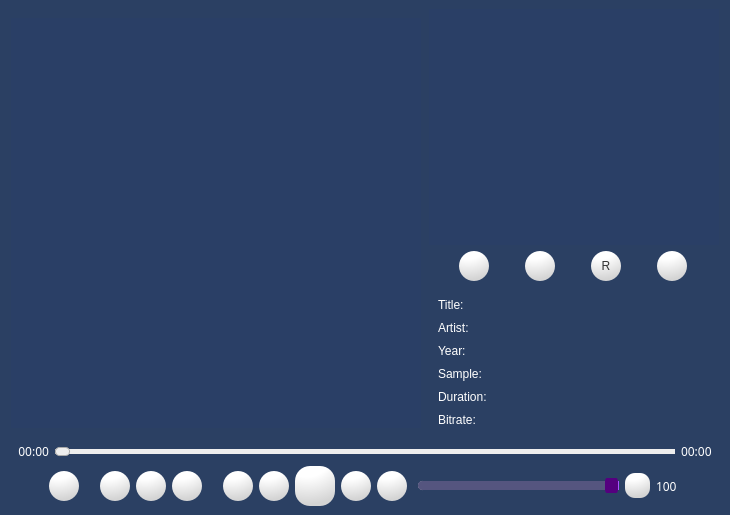
<?xml version="1.0" encoding="UTF-8"?>
<ui version="4.0">
 <class>MrPlayer</class>
 <widget class="QMainWindow" name="MrPlayer">
  <property name="geometry">
   <rect>
    <x>0</x>
    <y>0</y>
    <width>730</width>
    <height>515</height>
   </rect>
  </property>
  <property name="sizePolicy">
   <sizepolicy hsizetype="Preferred" vsizetype="Preferred">
    <horstretch>0</horstretch>
    <verstretch>0</verstretch>
   </sizepolicy>
  </property>
  <property name="windowTitle">
   <string>Mr. Player</string>
  </property>
  <property name="windowIcon">
   <iconset>
    <normaloff>icon/PyMediaPlayer.png</normaloff>icon/PyMediaPlayer.png</iconset>
  </property>
  <property name="styleSheet">
   <string notr="true">background-color: rgb(43, 64, 99);
color: rgb(255, 255, 255);</string>
  </property>
  <widget class="QWidget" name="centralwidget">
   <property name="sizePolicy">
    <sizepolicy hsizetype="Preferred" vsizetype="Preferred">
     <horstretch>0</horstretch>
     <verstretch>0</verstretch>
    </sizepolicy>
   </property>
   <layout class="QVBoxLayout" name="verticalLayout_3">
    <item>
     <layout class="QVBoxLayout" name="verticalLayoutFullApp">
      <item>
       <layout class="QHBoxLayout" name="horizontalLayoutUpper">
        <item>
         <widget class="QLabel" name="ThumbnailView">
          <property name="minimumSize">
           <size>
            <width>410</width>
            <height>410</height>
           </size>
          </property>
          <property name="maximumSize">
           <size>
            <width>410</width>
            <height>410</height>
           </size>
          </property>
          <property name="font">
           <font>
            <family>Tw Cen MT</family>
            <pointsize>16</pointsize>
           </font>
          </property>
          <property name="toolTip">
           <string>Song Album Art</string>
          </property>
          <property name="styleSheet">
           <string notr="true">background:rgba(12,12,233,0.02);
color:rgba(0,0,0,0.2);
border:none;
opacity:0.1;</string>
          </property>
          <property name="text">
           <string>&lt;html&gt;&lt;head/&gt;&lt;body&gt;&lt;p&gt;&lt;br/&gt;&lt;/p&gt;&lt;/body&gt;&lt;/html&gt;</string>
          </property>
          <property name="textFormat">
           <enum>Qt::RichText</enum>
          </property>
          <property name="scaledContents">
           <bool>true</bool>
          </property>
          <property name="alignment">
           <set>Qt::AlignCenter</set>
          </property>
          <property name="wordWrap">
           <bool>true</bool>
          </property>
         </widget>
        </item>
        <item>
         <layout class="QVBoxLayout" name="verticalLayout">
          <item>
           <widget class="QListView" name="PlaylistView">
            <property name="maximumSize">
             <size>
              <width>290</width>
              <height>260</height>
             </size>
            </property>
            <property name="font">
             <font>
              <pointsize>9</pointsize>
             </font>
            </property>
            <property name="acceptDrops">
             <bool>true</bool>
            </property>
            <property name="toolTip">
             <string>Playlist - Drag and drop songs here to play them
Double click a song to remove it</string>
            </property>
            <property name="autoFillBackground">
             <bool>false</bool>
            </property>
            <property name="styleSheet">
             <string notr="true">QListView{
background-color:rgba(12,12,233,0.02);
border:none;
}
QToolTip { 
background-color: white; 
color:rgba(0,0,0,0.9); 
 border: black solid 1px
 }</string>
            </property>
            <property name="dragEnabled">
             <bool>true</bool>
            </property>
            <property name="dragDropMode">
             <enum>QAbstractItemView::DragDrop</enum>
            </property>
            <property name="alternatingRowColors">
             <bool>true</bool>
            </property>
            <property name="verticalScrollMode">
             <enum>QAbstractItemView::ScrollPerItem</enum>
            </property>
           </widget>
          </item>
          <item>
           <layout class="QHBoxLayout" name="horizontalLayoutPlaylistbuttons">
            <item>
             <widget class="QPushButton" name="OpenPlaylistButton">
              <property name="sizePolicy">
               <sizepolicy hsizetype="Fixed" vsizetype="Fixed">
                <horstretch>0</horstretch>
                <verstretch>0</verstretch>
               </sizepolicy>
              </property>
              <property name="toolTip">
               <string>Open Playlist file</string>
              </property>
              <property name="styleSheet">
               <string notr="true">QPushButton{
color: #333;
background: qradialgradient(cx: 0.3, cy: -0.4, fx: 0.3, fy: -0.4, radius: 1.35, stop:0.5 #fff, stop: 1 #d4d4d4);
width: 30px; 
height: 30px;
border-radius: 15px;
}

QPushButton:pressed{
background: qradialgradient(cx: 0.4, cy: -0.1, fx: 0.4, fy: -0.1, radius: 1.35, stop:1 #fff, stop: 0.4 #ddd);
}
</string>
              </property>
              <property name="text">
               <string/>
              </property>
              <property name="icon">
               <iconset>
                <normaloff>icon/open-playlist.png</normaloff>icon/open-playlist.png</iconset>
              </property>
              <property name="iconSize">
               <size>
                <width>20</width>
                <height>20</height>
               </size>
              </property>
             </widget>
            </item>
            <item>
             <widget class="QPushButton" name="EmptyPlaylistButton">
              <property name="sizePolicy">
               <sizepolicy hsizetype="Fixed" vsizetype="Fixed">
                <horstretch>0</horstretch>
                <verstretch>0</verstretch>
               </sizepolicy>
              </property>
              <property name="toolTip">
               <string>Empty current Playlist</string>
              </property>
              <property name="styleSheet">
               <string notr="true">QPushButton{
color: #333;
background: qradialgradient(cx: 0.3, cy: -0.4, fx: 0.3, fy: -0.4, radius: 1.35, stop:0.5 #fff, stop: 1 #d4d4d4);
width: 30px; 
height: 30px;
border-radius: 15px;
}

QPushButton:pressed{
background: qradialgradient(cx: 0.4, cy: -0.1, fx: 0.4, fy: -0.1, radius: 1.35, stop:1 #fff, stop: 0.4 #ddd);
}
</string>
              </property>
              <property name="text">
               <string/>
              </property>
              <property name="icon">
               <iconset>
                <normaloff>icon/empty-playlist.png</normaloff>icon/empty-playlist.png</iconset>
              </property>
              <property name="iconSize">
               <size>
                <width>20</width>
                <height>20</height>
               </size>
              </property>
             </widget>
            </item>
            <item>
             <widget class="QPushButton" name="RecommendButton">
              <property name="sizePolicy">
               <sizepolicy hsizetype="Fixed" vsizetype="Fixed">
                <horstretch>0</horstretch>
                <verstretch>0</verstretch>
               </sizepolicy>
              </property>
              <property name="styleSheet">
               <string notr="true">QPushButton{
color: #333;
background: qradialgradient(cx: 0.3, cy: -0.4, fx: 0.3, fy: -0.4, radius: 1.35, stop:0.5 #fff, stop: 1 #d4d4d4);
width: 30px; 
height: 30px;
border-radius: 15px;
}

QPushButton:pressed{
background: qradialgradient(cx: 0.4, cy: -0.1, fx: 0.4, fy: -0.1, radius: 1.35, stop:1 #fff, stop: 0.4 #ddd);
}
</string>
              </property>
              <property name="text">
               <string>R</string>
              </property>
             </widget>
            </item>
            <item>
             <widget class="QPushButton" name="SavePlaylistButton">
              <property name="sizePolicy">
               <sizepolicy hsizetype="Fixed" vsizetype="Fixed">
                <horstretch>0</horstretch>
                <verstretch>0</verstretch>
               </sizepolicy>
              </property>
              <property name="toolTip">
               <string>Save current Playlist</string>
              </property>
              <property name="styleSheet">
               <string notr="true">QPushButton{
color: #333;
background: qradialgradient(cx: 0.3, cy: -0.4, fx: 0.3, fy: -0.4, radius: 1.35, stop:0.5 #fff, stop: 1 #d4d4d4);
width: 30px; 
height: 30px;
border-radius: 15px;
}

QPushButton:pressed{
background: qradialgradient(cx: 0.4, cy: -0.1, fx: 0.4, fy: -0.1, radius: 1.35, stop:1 #fff, stop: 0.4 #ddd);
}
</string>
              </property>
              <property name="text">
               <string/>
              </property>
              <property name="icon">
               <iconset>
                <normaloff>icon/save-playlist.png</normaloff>icon/save-playlist.png</iconset>
              </property>
              <property name="iconSize">
               <size>
                <width>20</width>
                <height>20</height>
               </size>
              </property>
             </widget>
            </item>
           </layout>
          </item>
          <item>
           <widget class="QScrollArea" name="scrollArea">
            <property name="sizePolicy">
             <sizepolicy hsizetype="Preferred" vsizetype="Preferred">
              <horstretch>0</horstretch>
              <verstretch>0</verstretch>
             </sizepolicy>
            </property>
            <property name="minimumSize">
             <size>
              <width>0</width>
              <height>150</height>
             </size>
            </property>
            <property name="styleSheet">
             <string notr="true">border: none;</string>
            </property>
            <property name="verticalScrollBarPolicy">
             <enum>Qt::ScrollBarAlwaysOff</enum>
            </property>
            <property name="sizeAdjustPolicy">
             <enum>QAbstractScrollArea::AdjustToContents</enum>
            </property>
            <property name="widgetResizable">
             <bool>true</bool>
            </property>
            <widget class="QWidget" name="scrollAreaWidgetContents">
             <property name="geometry">
              <rect>
               <x>0</x>
               <y>0</y>
               <width>290</width>
               <height>150</height>
              </rect>
             </property>
             <layout class="QVBoxLayout" name="verticalLayout_2">
              <item>
               <layout class="QGridLayout" name="gridLayout">
                <item row="2" column="0">
                 <widget class="QLabel" name="DateLabel">
                  <property name="sizePolicy">
                   <sizepolicy hsizetype="Fixed" vsizetype="Preferred">
                    <horstretch>0</horstretch>
                    <verstretch>0</verstretch>
                   </sizepolicy>
                  </property>
                  <property name="text">
                   <string>Year:</string>
                  </property>
                 </widget>
                </item>
                <item row="5" column="1">
                 <widget class="QLabel" name="BitrateInput">
                  <property name="toolTip">
                   <string>Song Bitrate</string>
                  </property>
                  <property name="text">
                   <string/>
                  </property>
                 </widget>
                </item>
                <item row="1" column="0">
                 <widget class="QLabel" name="ArtistLabel">
                  <property name="sizePolicy">
                   <sizepolicy hsizetype="Fixed" vsizetype="Preferred">
                    <horstretch>0</horstretch>
                    <verstretch>0</verstretch>
                   </sizepolicy>
                  </property>
                  <property name="text">
                   <string>Artist:</string>
                  </property>
                 </widget>
                </item>
                <item row="0" column="1">
                 <widget class="QLabel" name="TitleInput">
                  <property name="sizePolicy">
                   <sizepolicy hsizetype="Preferred" vsizetype="Preferred">
                    <horstretch>0</horstretch>
                    <verstretch>0</verstretch>
                   </sizepolicy>
                  </property>
                  <property name="toolTip">
                   <string>Song Title</string>
                  </property>
                  <property name="text">
                   <string/>
                  </property>
                  <property name="wordWrap">
                   <bool>false</bool>
                  </property>
                 </widget>
                </item>
                <item row="4" column="1">
                 <widget class="QLabel" name="DurationInput">
                  <property name="toolTip">
                   <string>Song Length</string>
                  </property>
                  <property name="text">
                   <string/>
                  </property>
                 </widget>
                </item>
                <item row="3" column="1">
                 <widget class="QLabel" name="SampleRateInput">
                  <property name="toolTip">
                   <string>Song Sample Rate</string>
                  </property>
                  <property name="text">
                   <string/>
                  </property>
                 </widget>
                </item>
                <item row="4" column="0">
                 <widget class="QLabel" name="DurationLabel">
                  <property name="sizePolicy">
                   <sizepolicy hsizetype="Fixed" vsizetype="Preferred">
                    <horstretch>0</horstretch>
                    <verstretch>0</verstretch>
                   </sizepolicy>
                  </property>
                  <property name="text">
                   <string>Duration:</string>
                  </property>
                 </widget>
                </item>
                <item row="5" column="0">
                 <widget class="QLabel" name="BitrateLabel">
                  <property name="sizePolicy">
                   <sizepolicy hsizetype="Fixed" vsizetype="Preferred">
                    <horstretch>0</horstretch>
                    <verstretch>0</verstretch>
                   </sizepolicy>
                  </property>
                  <property name="text">
                   <string>Bitrate:</string>
                  </property>
                 </widget>
                </item>
                <item row="2" column="1">
                 <widget class="QLabel" name="DateInput">
                  <property name="toolTip">
                   <string>Year of Release</string>
                  </property>
                  <property name="text">
                   <string/>
                  </property>
                 </widget>
                </item>
                <item row="1" column="1">
                 <widget class="QLabel" name="ArtistInput">
                  <property name="toolTip">
                   <string>Song Artist</string>
                  </property>
                  <property name="text">
                   <string/>
                  </property>
                 </widget>
                </item>
                <item row="0" column="0">
                 <widget class="QLabel" name="TitleLabel">
                  <property name="sizePolicy">
                   <sizepolicy hsizetype="Fixed" vsizetype="Preferred">
                    <horstretch>0</horstretch>
                    <verstretch>0</verstretch>
                   </sizepolicy>
                  </property>
                  <property name="text">
                   <string>Title:</string>
                  </property>
                 </widget>
                </item>
                <item row="3" column="0">
                 <widget class="QLabel" name="SizeLabel">
                  <property name="sizePolicy">
                   <sizepolicy hsizetype="Fixed" vsizetype="Preferred">
                    <horstretch>0</horstretch>
                    <verstretch>0</verstretch>
                   </sizepolicy>
                  </property>
                  <property name="text">
                   <string>Sample:</string>
                  </property>
                 </widget>
                </item>
               </layout>
              </item>
             </layout>
            </widget>
           </widget>
          </item>
         </layout>
        </item>
       </layout>
      </item>
      <item>
       <layout class="QVBoxLayout" name="verticalLayoutBottomPanel">
        <item>
         <layout class="QHBoxLayout" name="horizontalLayoutTimePanel">
          <item>
           <widget class="QLabel" name="ElaspedTimeDisplay">
            <property name="minimumSize">
             <size>
              <width>40</width>
              <height>0</height>
             </size>
            </property>
            <property name="maximumSize">
             <size>
              <width>40</width>
              <height>16777215</height>
             </size>
            </property>
            <property name="font">
             <font>
              <family>Bahnschrift SemiLight</family>
              <pointsize>9</pointsize>
             </font>
            </property>
            <property name="toolTip">
             <string>Elasped Time</string>
            </property>
            <property name="text">
             <string>00:00</string>
            </property>
            <property name="alignment">
             <set>Qt::AlignRight|Qt::AlignTrailing|Qt::AlignVCenter</set>
            </property>
           </widget>
          </item>
          <item>
           <widget class="QSlider" name="TimeSlider">
            <property name="enabled">
             <bool>false</bool>
            </property>
            <property name="mouseTracking">
             <bool>true</bool>
            </property>
            <property name="toolTip">
             <string>Track Seek</string>
            </property>
            <property name="styleSheet">
             <string notr="true">QSlider::groove:horizontal {
background: white;
height: 5px;
}

QSlider::sub-page:horizontal {
background: qlineargradient(x1: 0, y1: 0,    x2: 0, y2: 1,
    stop: 0 #66e, stop: 1 #bbf);
background: qlineargradient(x1: 0, y1: 0.2, x2: 1, y2: 1,
    stop: 0 #bbf, stop: 1 #55f);
height: 5px;
}

QSlider::add-page:horizontal {
background: qlineargradient(x1: 0, y1: 0,    x2: 0, y2: 1,
     stop:0.5 #fff, stop: 1 #d4d4d4);
height: 5px;
}

QSlider::handle:horizontal {
background: qlineargradient(x1:0, y1:0, x2:1, y2:1,
    stop:0 #52307c, stop: 1 #ece6ff);
width: 13px;
margin-top: -2px;
margin-bottom: -2px;
border-radius: 4px;
}

QSlider::handle:horizontal:hover {
background: qlineargradient(x1:0, y1:0, x2:1, y2:1,
    stop:0 #bca0dc, stop:1 #e0d6ff);
}

QSlider::sub-page:horizontal:disabled {
background: #bbb;
border-color: #999;
}

QSlider::add-page:horizontal:disabled {
background: #eee;
border-color: #999;
}

QSlider::handle:horizontal:disabled {
background: #eee;
border: 1px solid #aaa;
border-radius: 4px;
}</string>
            </property>
            <property name="pageStep">
             <number>10</number>
            </property>
            <property name="sliderPosition">
             <number>0</number>
            </property>
            <property name="orientation">
             <enum>Qt::Horizontal</enum>
            </property>
            <property name="invertedControls">
             <bool>false</bool>
            </property>
           </widget>
          </item>
          <item>
           <widget class="QLabel" name="RemainingTimeDisplay">
            <property name="minimumSize">
             <size>
              <width>40</width>
              <height>0</height>
             </size>
            </property>
            <property name="maximumSize">
             <size>
              <width>40</width>
              <height>16777215</height>
             </size>
            </property>
            <property name="font">
             <font>
              <family>Bahnschrift SemiLight</family>
              <pointsize>9</pointsize>
             </font>
            </property>
            <property name="toolTip">
             <string>&lt;html&gt;&lt;head/&gt;&lt;body&gt;&lt;p&gt;Total Time&lt;/p&gt;&lt;/body&gt;&lt;/html&gt;</string>
            </property>
            <property name="text">
             <string>00:00</string>
            </property>
            <property name="alignment">
             <set>Qt::AlignLeading|Qt::AlignLeft|Qt::AlignVCenter</set>
            </property>
           </widget>
          </item>
         </layout>
        </item>
        <item>
         <layout class="QHBoxLayout" name="horizontalLayoutControls">
          <item>
           <layout class="QHBoxLayout" name="horizontalLayout_2">
            <item>
             <spacer name="horizontalSpacer_3">
              <property name="orientation">
               <enum>Qt::Horizontal</enum>
              </property>
              <property name="sizeType">
               <enum>QSizePolicy::Fixed</enum>
              </property>
              <property name="sizeHint" stdset="0">
               <size>
                <width>40</width>
                <height>20</height>
               </size>
              </property>
             </spacer>
            </item>
            <item>
             <widget class="QPushButton" name="OpenFiles">
              <property name="sizePolicy">
               <sizepolicy hsizetype="Fixed" vsizetype="Fixed">
                <horstretch>0</horstretch>
                <verstretch>0</verstretch>
               </sizepolicy>
              </property>
              <property name="toolTip">
               <string>&lt;html&gt;&lt;head/&gt;&lt;body&gt;&lt;p&gt;Open Songs&lt;/p&gt;&lt;p&gt;Shortcut: Alt+O&lt;/p&gt;&lt;/body&gt;&lt;/html&gt;</string>
              </property>
              <property name="styleSheet">
               <string notr="true">QPushButton{
color: #333;
background: qradialgradient(cx: 0.3, cy: -0.4, fx: 0.3, fy: -0.4, radius: 1.35, stop:0.5 #fff, stop: 1 #d4d4d4);
width: 30px; 
height: 30px;
border-radius: 15px;
}

QPushButton:pressed{
background: qradialgradient(cx: 0.4, cy: -0.1, fx: 0.4, fy: -0.1, radius: 1.35, stop:1 #fff, stop: 0.4 #ddd);
}
</string>
              </property>
              <property name="text">
               <string/>
              </property>
              <property name="icon">
               <iconset>
                <normaloff>icon/open-folder.png</normaloff>icon/open-folder.png</iconset>
              </property>
              <property name="iconSize">
               <size>
                <width>20</width>
                <height>20</height>
               </size>
              </property>
              <property name="shortcut">
               <string>Alt+O</string>
              </property>
             </widget>
            </item>
            <item>
             <spacer name="horizontalSpacer_5">
              <property name="orientation">
               <enum>Qt::Horizontal</enum>
              </property>
              <property name="sizeType">
               <enum>QSizePolicy::Fixed</enum>
              </property>
              <property name="sizeHint" stdset="0">
               <size>
                <width>15</width>
                <height>20</height>
               </size>
              </property>
             </spacer>
            </item>
            <item>
             <widget class="QPushButton" name="ShuffleButton">
              <property name="sizePolicy">
               <sizepolicy hsizetype="Fixed" vsizetype="Fixed">
                <horstretch>0</horstretch>
                <verstretch>0</verstretch>
               </sizepolicy>
              </property>
              <property name="toolTip">
               <string>Shuffle Mode is Off
Shortcut: Alt+S</string>
              </property>
              <property name="styleSheet">
               <string notr="true">QPushButton{
color: #333;
background: qradialgradient(cx: 0.3, cy: -0.4, fx: 0.3, fy: -0.4, radius: 1.35, stop:0.5 #fff, stop: 1 #d4d4d4);
width: 30px; 
height: 30px;
border-radius: 15px;
}

QPushButton:pressed{
background: qradialgradient(cx: 0.4, cy: -0.1, fx: 0.4, fy: -0.1, radius: 1.35, stop:1 #fff, stop: 0.4 #ddd);
}
</string>
              </property>
              <property name="text">
               <string/>
              </property>
              <property name="icon">
               <iconset>
                <normaloff>icon/shuffle-off.png</normaloff>icon/shuffle-off.png</iconset>
              </property>
              <property name="shortcut">
               <string>Alt+S</string>
              </property>
             </widget>
            </item>
            <item>
             <widget class="QPushButton" name="RepeatButton">
              <property name="sizePolicy">
               <sizepolicy hsizetype="Fixed" vsizetype="Fixed">
                <horstretch>0</horstretch>
                <verstretch>0</verstretch>
               </sizepolicy>
              </property>
              <property name="toolTip">
               <string>Repeat Mode - Stop if the Queue ends
Shortcut: Alt+R</string>
              </property>
              <property name="styleSheet">
               <string notr="true">QPushButton{
color: #333;
background: qradialgradient(cx: 0.3, cy: -0.4, fx: 0.3, fy: -0.4, radius: 1.35, stop:0.5 #fff, stop: 1 #d4d4d4);
width: 30px; 
height: 30px;
border-radius: 15px;
}

QPushButton:pressed{
background: qradialgradient(cx: 0.4, cy: -0.1, fx: 0.4, fy: -0.1, radius: 1.35, stop:1 #fff, stop: 0.4 #ddd);
}
</string>
              </property>
              <property name="text">
               <string/>
              </property>
              <property name="icon">
               <iconset>
                <normaloff>icon/repeat-all.png</normaloff>icon/repeat-all.png</iconset>
              </property>
              <property name="shortcut">
               <string>Alt+R</string>
              </property>
             </widget>
            </item>
            <item>
             <widget class="QPushButton" name="StopButton">
              <property name="sizePolicy">
               <sizepolicy hsizetype="Fixed" vsizetype="Fixed">
                <horstretch>0</horstretch>
                <verstretch>0</verstretch>
               </sizepolicy>
              </property>
              <property name="toolTip">
               <string>Stop
Shortcut: Alt+X</string>
              </property>
              <property name="styleSheet">
               <string notr="true">QPushButton{
color: #333;
background: qradialgradient(cx: 0.3, cy: -0.4, fx: 0.3, fy: -0.4, radius: 1.35, stop:0.5 #fff, stop: 1 #d4d4d4);
width: 30px; 
height: 30px;
border-radius: 15px;
}

QPushButton:pressed{
background: qradialgradient(cx: 0.4, cy: -0.1, fx: 0.4, fy: -0.1, radius: 1.35, stop:1 #fff, stop: 0.4 #ddd);
}
</string>
              </property>
              <property name="text">
               <string/>
              </property>
              <property name="icon">
               <iconset>
                <normaloff>icon/stop.png</normaloff>icon/stop.png</iconset>
              </property>
              <property name="shortcut">
               <string>Alt+X</string>
              </property>
             </widget>
            </item>
           </layout>
          </item>
          <item>
           <spacer name="horizontalSpacer_2">
            <property name="orientation">
             <enum>Qt::Horizontal</enum>
            </property>
            <property name="sizeType">
             <enum>QSizePolicy::Fixed</enum>
            </property>
            <property name="sizeHint" stdset="0">
             <size>
              <width>15</width>
              <height>20</height>
             </size>
            </property>
           </spacer>
          </item>
          <item>
           <layout class="QHBoxLayout" name="horizontalLayout">
            <item>
             <widget class="QPushButton" name="PreviousButton">
              <property name="sizePolicy">
               <sizepolicy hsizetype="Fixed" vsizetype="Fixed">
                <horstretch>0</horstretch>
                <verstretch>0</verstretch>
               </sizepolicy>
              </property>
              <property name="toolTip">
               <string>Previous Track
Shortcut: Alt+P</string>
              </property>
              <property name="styleSheet">
               <string notr="true">QPushButton{
color: #333;
background: qradialgradient(cx: 0.3, cy: -0.4, fx: 0.3, fy: -0.4, radius: 1.35, stop:0.5 #fff, stop: 1 #d4d4d4);
width: 30px; 
height: 30px;
border-radius: 15px;
}

QPushButton:pressed{
background: qradialgradient(cx: 0.4, cy: -0.1, fx: 0.4, fy: -0.1, radius: 1.35, stop:1 #fff, stop: 0.4 #ddd);
}
</string>
              </property>
              <property name="text">
               <string/>
              </property>
              <property name="icon">
               <iconset>
                <normaloff>icon/previous.png</normaloff>icon/previous.png</iconset>
              </property>
              <property name="shortcut">
               <string>Alt+P</string>
              </property>
             </widget>
            </item>
            <item>
             <widget class="QPushButton" name="RewindButton">
              <property name="sizePolicy">
               <sizepolicy hsizetype="Fixed" vsizetype="Fixed">
                <horstretch>0</horstretch>
                <verstretch>0</verstretch>
               </sizepolicy>
              </property>
              <property name="toolTip">
               <string>-2s/Long press to Rewind
Shortcut: Ctrl+Alt+P</string>
              </property>
              <property name="styleSheet">
               <string notr="true">QPushButton{
color: #333;
background: qradialgradient(cx: 0.3, cy: -0.4, fx: 0.3, fy: -0.4, radius: 1.35, stop:0.5 #fff, stop: 1 #d4d4d4);
width: 30px; 
height: 30px;
border-radius: 15px;
}

QPushButton:pressed{
background: qradialgradient(cx: 0.4, cy: -0.1, fx: 0.4, fy: -0.1, radius: 1.35, stop:1 #fff, stop: 0.4 #ddd);
}
</string>
              </property>
              <property name="text">
               <string/>
              </property>
              <property name="icon">
               <iconset>
                <normaloff>icon/rewind.png</normaloff>icon/rewind.png</iconset>
              </property>
              <property name="shortcut">
               <string>Ctrl+Alt+P</string>
              </property>
             </widget>
            </item>
            <item>
             <widget class="QPushButton" name="PlayPauseButton">
              <property name="sizePolicy">
               <sizepolicy hsizetype="Fixed" vsizetype="Fixed">
                <horstretch>0</horstretch>
                <verstretch>0</verstretch>
               </sizepolicy>
              </property>
              <property name="toolTip">
               <string>Play/Pause
Shortcut: Spacebar</string>
              </property>
              <property name="styleSheet">
               <string notr="true">QPushButton{
color: #333;
background: qradialgradient(cx: 0.3, cy: -0.4, fx: 0.3, fy: -0.4, radius: 1.35, stop:0.5 #fff, stop: 1 #d4d4d4);
width: 40px; 
height: 40px;
border-radius: 15px;
}

QPushButton:pressed{
background: qradialgradient(cx: 0.4, cy: -0.1, fx: 0.4, fy: -0.1, radius: 1.35, stop:1 #fff, stop: 0.4 #ddd);
}
</string>
              </property>
              <property name="text">
               <string/>
              </property>
              <property name="icon">
               <iconset>
                <normaloff>icon/play.png</normaloff>icon/play.png</iconset>
              </property>
              <property name="iconSize">
               <size>
                <width>25</width>
                <height>25</height>
               </size>
              </property>
              <property name="shortcut">
               <string>Space</string>
              </property>
             </widget>
            </item>
            <item>
             <widget class="QPushButton" name="ForwardButton">
              <property name="sizePolicy">
               <sizepolicy hsizetype="Fixed" vsizetype="Fixed">
                <horstretch>0</horstretch>
                <verstretch>0</verstretch>
               </sizepolicy>
              </property>
              <property name="toolTip">
               <string>+2s/Long press to Fast Forward
Shortcut: Ctrl+Alt+N</string>
              </property>
              <property name="styleSheet">
               <string notr="true">QPushButton{
color: #333;
background: qradialgradient(cx: 0.3, cy: -0.4, fx: 0.3, fy: -0.4, radius: 1.35, stop:0.5 #fff, stop: 1 #d4d4d4);
width: 30px; 
height: 30px;
border-radius: 15px;
}

QPushButton:pressed{
background: qradialgradient(cx: 0.4, cy: -0.1, fx: 0.4, fy: -0.1, radius: 1.35, stop:1 #fff, stop: 0.4 #ddd);
}
</string>
              </property>
              <property name="text">
               <string/>
              </property>
              <property name="icon">
               <iconset>
                <normaloff>icon/forward.png</normaloff>icon/forward.png</iconset>
              </property>
              <property name="shortcut">
               <string>Ctrl+Alt+N</string>
              </property>
             </widget>
            </item>
            <item>
             <widget class="QPushButton" name="NextButton">
              <property name="sizePolicy">
               <sizepolicy hsizetype="Fixed" vsizetype="Fixed">
                <horstretch>0</horstretch>
                <verstretch>0</verstretch>
               </sizepolicy>
              </property>
              <property name="toolTip">
               <string>Next Track
Shortcut: Alt+N</string>
              </property>
              <property name="styleSheet">
               <string notr="true">QPushButton{
color: #333;
background: qradialgradient(cx: 0.3, cy: -0.4, fx: 0.3, fy: -0.4, radius: 1.35, stop:0.5 #fff, stop: 1 #d4d4d4);
width: 30px; 
height: 30px;
border-radius: 15px;
}

QPushButton:pressed{
background: qradialgradient(cx: 0.4, cy: -0.1, fx: 0.4, fy: -0.1, radius: 1.35, stop:1 #fff, stop: 0.4 #ddd);
}
</string>
              </property>
              <property name="text">
               <string/>
              </property>
              <property name="icon">
               <iconset>
                <normaloff>icon/next.png</normaloff>icon/next.png</iconset>
              </property>
              <property name="shortcut">
               <string>Alt+N</string>
              </property>
             </widget>
            </item>
           </layout>
          </item>
          <item>
           <spacer name="horizontalSpacer">
            <property name="orientation">
             <enum>Qt::Horizontal</enum>
            </property>
            <property name="sizeType">
             <enum>QSizePolicy::Fixed</enum>
            </property>
            <property name="sizeHint" stdset="0">
             <size>
              <width>5</width>
              <height>20</height>
             </size>
            </property>
           </spacer>
          </item>
          <item>
           <widget class="QSlider" name="VolumeSlider">
            <property name="toolTip">
             <string>Volume Selector</string>
            </property>
            <property name="styleSheet">
             <string notr="true">QSlider::groove:horizontal {
border: 1px solid #bbb;
background: white;
height: 7px;
border-radius: 4px;
}

QSlider::sub-page:horizontal {
background-color:rgb(85, 85, 127);
border: 0px solid #777;
height: 10px;
border-radius: 4px;
}

QSlider::add-page:horizontal {
background: rgb(170, 85, 255);

border: 0px solid #777;
height: 10px;
border-radius: 4px;
}

QSlider::handle:horizontal {
background:rgb(85, 0, 127);
width: 13px;
margin-top: -5px;
margin-bottom: -5px;
border-radius: 4px;
}

QSlider::handle:horizontal:hover {
background: qlineargradient(x1:0, y1:0, x2:1, y2:1,
    stop:0 #bca0dc, stop:1 #e0d6ff);
border: 0px solid #444;
border-radius: 4px;
}

QSlider::sub-page:horizontal:disabled {
background: #bbb;
border-color: #999;
}

QSlider::add-page:horizontal:disabled {
background: #eee;
border-color: #999;
}

QSlider::handle:horizontal:disabled {
background: #eee;
border: 1px solid #aaa;
border-radius: 4px;
}</string>
            </property>
            <property name="maximum">
             <number>100</number>
            </property>
            <property name="pageStep">
             <number>10</number>
            </property>
            <property name="sliderPosition">
             <number>100</number>
            </property>
            <property name="orientation">
             <enum>Qt::Horizontal</enum>
            </property>
           </widget>
          </item>
          <item>
           <widget class="QPushButton" name="MuteButton">
            <property name="sizePolicy">
             <sizepolicy hsizetype="Fixed" vsizetype="Fixed">
              <horstretch>0</horstretch>
              <verstretch>0</verstretch>
             </sizepolicy>
            </property>
            <property name="toolTip">
             <string>Volume - Loud
Shortcut: Alt+M</string>
            </property>
            <property name="styleSheet">
             <string notr="true">QPushButton{
color: #333;
background: qradialgradient(cx: 0.3, cy: -0.4, fx: 0.3, fy: -0.4, radius: 1.35, stop:0.5 #fff, stop: 1 #d4d4d4);
width: 25px; 
height: 25px;
border-radius: 10px;
}

QPushButton:pressed{
background: qradialgradient(cx: 0.4, cy: -0.1, fx: 0.4, fy: -0.1, radius: 1.35, stop:1 #fff, stop: 0.4 #ddd);
}
</string>
            </property>
            <property name="text">
             <string/>
            </property>
            <property name="icon">
             <iconset>
              <normaloff>icon/volume.png</normaloff>icon/volume.png</iconset>
            </property>
            <property name="iconSize">
             <size>
              <width>25</width>
              <height>25</height>
             </size>
            </property>
            <property name="shortcut">
             <string>Alt+M</string>
            </property>
           </widget>
          </item>
          <item>
           <widget class="QLabel" name="VolumeDisplay">
            <property name="minimumSize">
             <size>
              <width>25</width>
              <height>0</height>
             </size>
            </property>
            <property name="maximumSize">
             <size>
              <width>25</width>
              <height>16777215</height>
             </size>
            </property>
            <property name="font">
             <font>
              <family>Bahnschrift SemiLight</family>
              <pointsize>9</pointsize>
             </font>
            </property>
            <property name="toolTip">
             <string/>
            </property>
            <property name="text">
             <string>100</string>
            </property>
           </widget>
          </item>
          <item>
           <spacer name="horizontalSpacer_4">
            <property name="orientation">
             <enum>Qt::Horizontal</enum>
            </property>
            <property name="sizeType">
             <enum>QSizePolicy::Fixed</enum>
            </property>
            <property name="sizeHint" stdset="0">
             <size>
              <width>40</width>
              <height>20</height>
             </size>
            </property>
           </spacer>
          </item>
         </layout>
        </item>
       </layout>
      </item>
     </layout>
    </item>
   </layout>
  </widget>
 </widget>
 <resources/>
 <connections/>
</ui>
